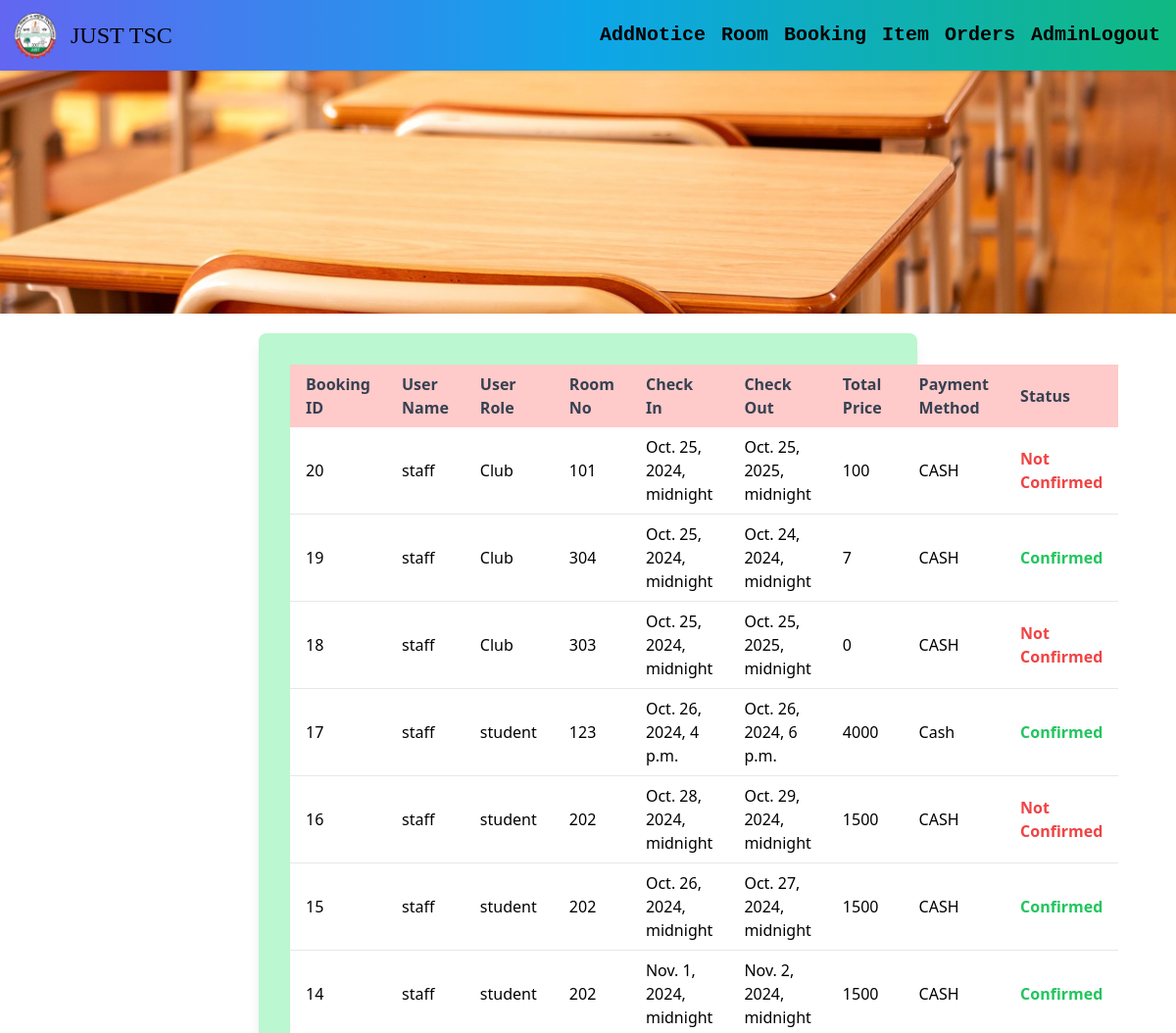
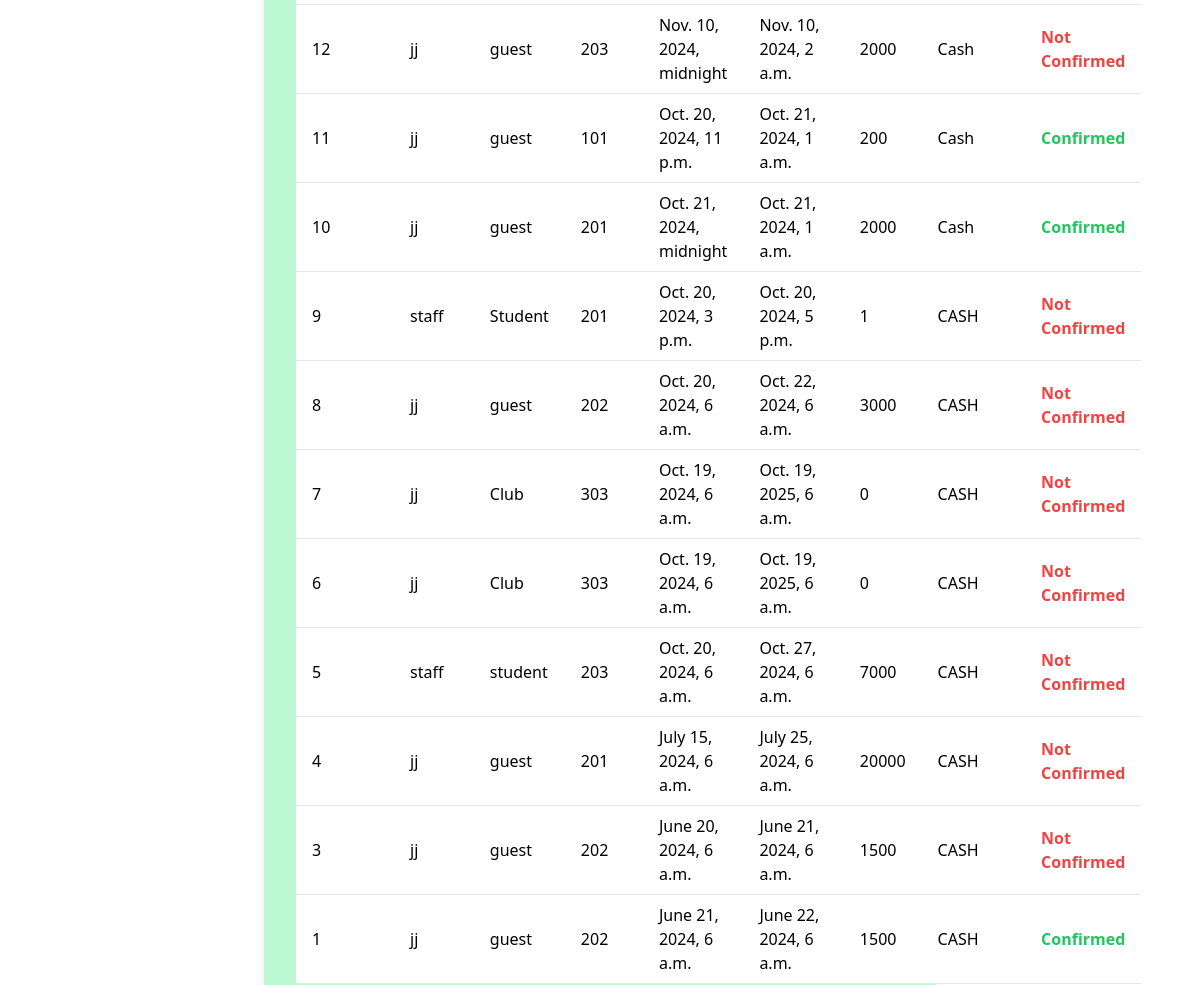
/user_booking_list (signed in, upper part), run on an earlier commit of the app's database (2 pictures, top to bottom).
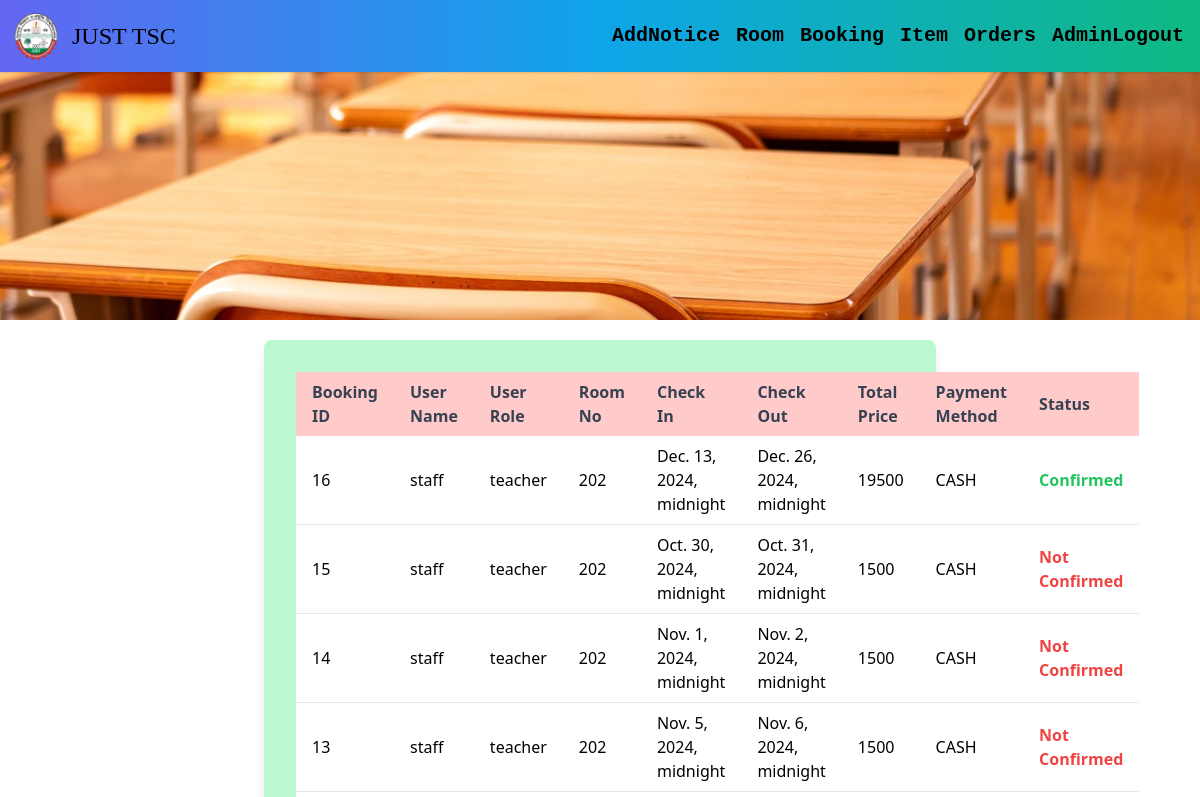
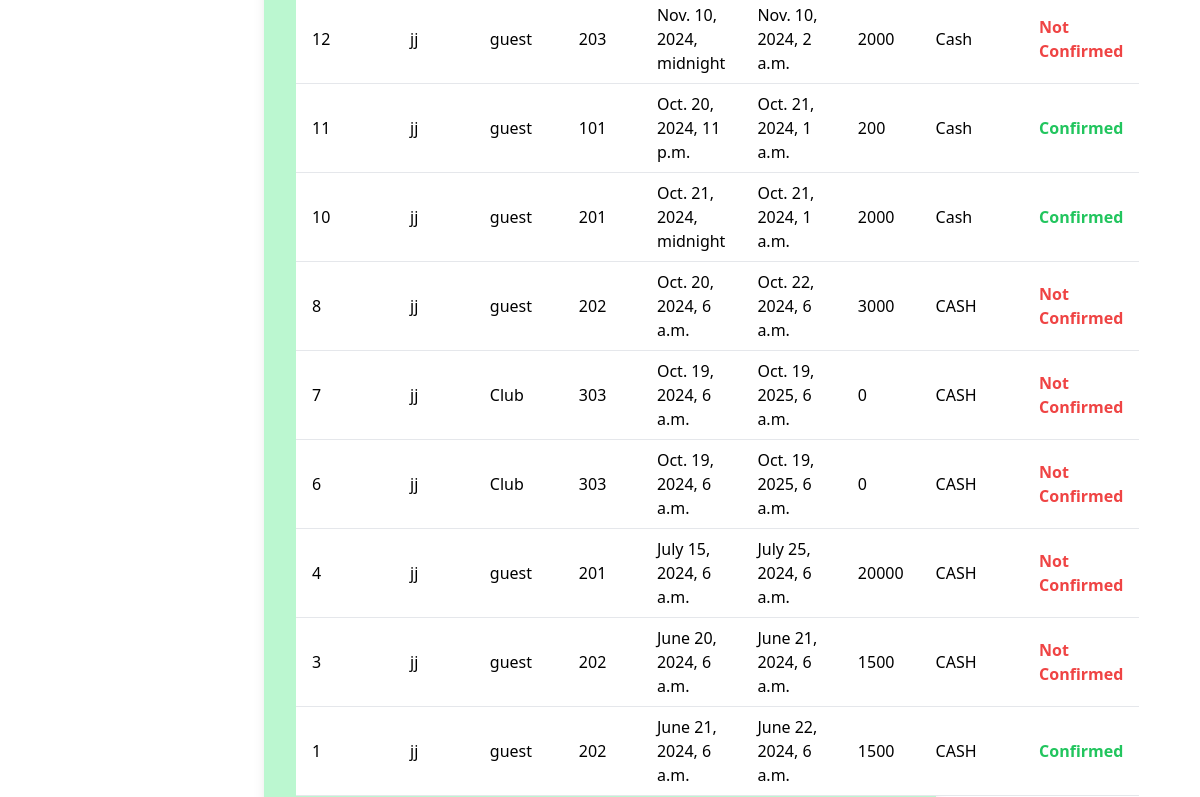
And on a later commit of the database (2 pictures, top to bottom).
### TSC/models.py (models this page shows, shortened)
class Booking(models.Model):
    PAYMENT_CHOICES = [
        ('CASH', 'CASH'),
        ('E-Payment', 'E-Payment'),
    ]
    booking_id = models.AutoField(primary_key=True)
    user=models.ForeignKey(settings.AUTH_USER_MODEL,on_delete=models.CASCADE)
    email = models.EmailField()
    room = models.ForeignKey(Room, on_delete=models.SET_NULL,null=True,blank=True)
    check_in=models.DateTimeField()
    check_out=models.DateTimeField()
    tot_price=models.IntegerField(default=0)
    payment_method = models.CharField(max_length=10, choices=PAYMENT_CHOICES, default='CASH')
    confirmed = models.IntegerField(default=0)
    role=models.CharField(max_length=10,default="Student")

class Room(models.Model):
    current_status=[
        ('Available for booking','Available for booking'),
        ('Not available currently','Not available currently'),
        ('Not for Booking','Not for booking'),
    ]
    room=models.CharField(max_length=50)
    roomtype = models.ForeignKey(Room_Type, on_delete=models.SET_NULL,null=True,blank=True)
    capacity=models.IntegerField(default=0)
    status = models.CharField(null=True,blank=True,max_length=50, choices=current_status)
    description=models.TextField(null=True,blank=True)
    img=models.FileField(upload_to='img')
    price=models.IntegerField(default=0)
    def __str__(self) -> str:
        return self.room

### TSC/views.py (the view)
# urls.py: path('user_booking_list',views.UserBookingList,name="user_booking_list"),
@custom_login_required
def UserBookingList(request):
    user=request.user
    booking_list=Booking.objects.all().order_by('-booking_id')
    return render(request,'user_booking_list.html',{'booking_list':booking_list})

### TSC/views.py (called while the page is built)
def custom_login_required(function=None, redirect_field_name='next', login_url=None):
    @wraps(function)
    def _wrapped_view(request, *args, **kwargs):
        if not request.user.is_authenticated:
            messages.info(request, "You need to log in first to access this page.")
            return redirect('login')
        return function(request, *args, **kwargs)
    return _wrapped_view

### templates/user_booking_list.html (shortened to what this page needs)
{% extends "image.html" %}
{% block first %}
<div class="container mx-auto mt-5 mb-20">
    <form class="w-full sm:max-w-lg md:max-w-2xl lg:max-w-10xl xl:max-w-6xl mx-auto bg-green-200 p-8 rounded-lg shadow-lg">
        <table class="w-full text-left table-auto">
            <thead>
                <tr class="bg-red-200 text-gray-700">
                    <th scope="col" class="px-4 py-2">Booking ID</th>
                    <th scope="col" class="px-4 py-2">User Name</th>
                    <th scope="col" class="px-4 py-2">User Role</th>
                    <th scope="col" class="px-4 py-2">Room No</th>
                    <th scope="col" class="px-4 py-2">Check In</th>
                    <th scope="col" class="px-4 py-2">Check Out</th>
                    <th scope="col" class="px-4 py-2">Total Price</th>
                    <th scope="col" class="px-4 py-2">Payment Method</th>
                    <th scope="col" class="px-4 py-2">Status</th>
                </tr>
            </thead>
            <tbody>
                {% for bl in booking_list %}
                <tr class="bg-white border-b border-gray-200">
                    <td class="px-4 py-2">{{ bl.booking_id }}</td>
                    <td class="px-4 py-2">{{ bl.user }}</td>
                    <td class="px-4 py-2">{{ bl.role }}</td>
                    <td class="px-4 py-2">{{ bl.room }}</td>
                    <td class="px-4 py-2">{{ bl.check_in }}</td>
                    <td class="px-4 py-2">{{ bl.check_out }}</td>
                    <td class="px-4 py-2">{{ bl.tot_price }}</td>
                    <td class="px-4 py-2">{{ bl.payment_method }}</td>
                    {% if bl.confirmed == 1 %}
                        <td class="px-4 py-2 text-green-500 font-semibold">Confirmed</td>
                    {% else %}
                        <td class="px-4 py-2 text-red-500 font-semibold">Not Confirmed</td>
                    {% endif %}
                </tr>
                {% endfor %}
            </tbody>
        </table>
    </form>
</div>
{% endblock %}

What changed in the data, as far as the page shows it:
removed Booking: booking_id "20", user "staff", role "Club", room "101", check_in "Oct. 25, 2024, midnight", check_out "Oct. 25, 2025, midnight", tot_price "100", payment_method "CASH", confirmed "Not Confirmed"
removed Booking: booking_id "19", user "staff", role "Club", room "304", check_in "Oct. 25, 2024, midnight", check_out "Oct. 24, 2024, midnight", tot_price "7", payment_method "CASH", confirmed "Confirmed"
removed Booking: booking_id "18", user "staff", role "Club", room "303", check_in "Oct. 25, 2024, midnight", check_out "Oct. 25, 2025, midnight", tot_price "0", payment_method "CASH", confirmed "Not Confirmed"
removed Booking: booking_id "17", user "staff", role "student", room "123", check_in "Oct. 26, 2024, 4 p.m.", check_out "Oct. 26, 2024, 6 p.m.", tot_price "4000", payment_method "Cash", confirmed "Confirmed"
removed Booking: booking_id "9", user "staff", role "Student", room "201", check_in "Oct. 20, 2024, 3 p.m.", check_out "Oct. 20, 2024, 5 p.m.", tot_price "1", payment_method "CASH", confirmed "Not Confirmed"
removed Booking: booking_id "5", user "staff", role "student", room "203", check_in "Oct. 20, 2024, 6 a.m.", check_out "Oct. 27, 2024, 6 a.m.", tot_price "7000", payment_method "CASH", confirmed "Not Confirmed"
changed Booking id 16: role "student" → "teacher"; check_in "Oct. 28, 2024, midnight" → "Dec. 13, 2024, midnight"; check_out "Oct. 29, 2024, midnight" → "Dec. 26, 2024, midnight"; tot_price "1500" → "19500"; confirmed "Not Confirmed" → "Confirmed"
changed Booking id 15: role "student" → "teacher"; check_in "Oct. 26, 2024, midnight" → "Oct. 30, 2024, midnight"; check_out "Oct. 27, 2024, midnight" → "Oct. 31, 2024, midnight"; confirmed "Confirmed" → "Not Confirmed"
changed Booking "Nov. 1, 2024, midnight": role "student" → "teacher"; confirmed "Confirmed" → "Not Confirmed"
added Booking: booking_id "13", user "staff", role "teacher", room "202", check_in "Nov. 5, 2024, midnight", check_out "Nov. 6, 2024, midnight", tot_price "1500", payment_method "CASH", confirmed "Not Confirmed"
